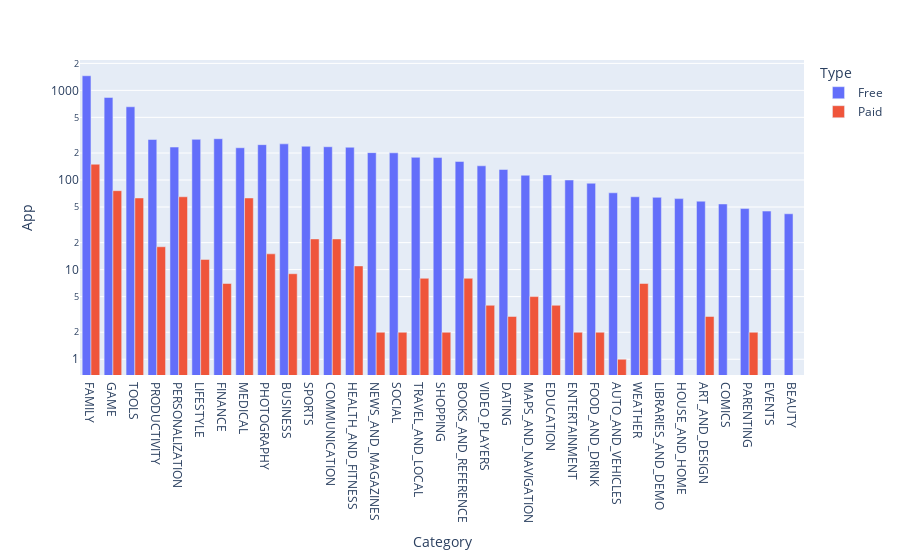

Notebook source saved alongside this figure:
### Markdown cell above
**Challenge**: Use the plotly express bar [chart examples](https://plotly.com/python/bar-charts/#bar-chart-with-sorted-or-ordered-categories) and the [.bar() API reference](https://plotly.com/python-api-reference/generated/plotly.express.bar.html#plotly.express.bar) to create this bar chart: 

<img src=https://imgur.com/LE0XCxA.png>

You'll want to use the `df_free_vs_paid` DataFrame that you created above that has the total number of free and paid apps per category. 

See if you can figure out how to get the look above by changing the `categoryorder` to 'total descending' as outlined in the documentation here [here](https://plotly.com/python/categorical-axes/#automatically-sorting-categories-by-name-or-total-value).

### Code cell
bar_free_paid = px.bar(df_free_paid,
                        x=df_free_paid.Category,
                        y=df_free_paid.App,
                        color=df_free_paid.Type,
                        barmode='group',
                        
                        )
bar_free_paid.update_layout(
    xaxis={'categoryorder':'total descending'},
    yaxis={'type':'log'}
    )
bar_free_paid.show()

### Figure 1 — Plotly figure (JSON) as saved in the notebook; plotly's stock layout.template omitted (floating-point values rounded to 4 significant figures)
{"data": [{"alignmentgroup": "True", "hovertemplate": "Type=Free<br>Category=%{x}<br>App=%{y}<extra></extra>", "legendgroup": "Free", "marker": {"color": "#636efa", "pattern": {"shape": ""}}, "name": "Free", "offsetgroup": "Free", "orientation": "v", "showlegend": true, "textposition": "auto", "type": "bar", "x": ["ART_AND_DESIGN", "GAME", "HEALTH_AND_FITNESS", "HOUSE_AND_HOME", "WEATHER", "LIFESTYLE", "MAPS_AND_NAVIGATION", "MEDICAL", "NEWS_AND_MAGAZINES", "FOOD_AND_DRINK", "PARENTING", "PHOTOGRAPHY", "PRODUCTIVITY", "SHOPPING", "SOCIAL", "SPORTS", "TOOLS", "TRAVEL_AND_LOCAL", "VIDEO_PLAYERS", "PERSONALIZATION", "FINANCE", "LIBRARIES_AND_DEMO", "COMICS", "FAMILY", "EVENTS", "COMMUNICATION", "AUTO_AND_VEHICLES", "ENTERTAINMENT", "EDUCATION", "BUSINESS", "BOOKS_AND_REFERENCE", "BEAUTY", "DATING"], "xaxis": "x", "y": [58, 834, 232, 62, 65, 284, 113, 229, 202, 92, 48, 248, 283, 178, 201, 238, 656, 179, 144, 233, 289, 64, 54, 1456, 45, 235, 72, 100, 114, 253, 161, 42, 131], "yaxis": "y"}, {"alignmentgroup": "True", "hovertemplate": "Type=Paid<br>Category=%{x}<br>App=%{y}<extra></extra>", "legendgroup": "Paid", "marker": {"color": "#EF553B", "pattern": {"shape": ""}}, "name": "Paid", "offsetgroup": "Paid", "orientation": "v", "showlegend": true, "textposition": "auto", "type": "bar", "x": ["PRODUCTIVITY", "BOOKS_AND_REFERENCE", "SHOPPING", "AUTO_AND_VEHICLES", "SPORTS", "TOOLS", "TRAVEL_AND_LOCAL", "ART_AND_DESIGN", "VIDEO_PLAYERS", "SOCIAL", "PHOTOGRAPHY", "FINANCE", "PERSONALIZATION", "FAMILY", "PARENTING", "NEWS_AND_MAGAZINES", "COMMUNICATION", "MEDICAL", "MAPS_AND_NAVIGATION", "DATING", "LIFESTYLE", "EDUCATION", "HEALTH_AND_FITNESS", "ENTERTAINMENT", "GAME", "FOOD_AND_DRINK", "BUSINESS", "WEATHER"], "xaxis": "x", "y": [18, 8, 2, 1, 22, 63, 8, 3, 4, 2, 15, 7, 65, 150, 2, 2, 22, 63, 5, 3, 13, 4, 11, 2, 76, 2, 9, 7], "yaxis": "y"}], "layout": {"barmode": "group", "legend": {"title": {"text": "Type"}, "tracegroupgap": 0}, "margin": {"t": 60}, "xaxis": {"anchor": "y", "categoryorder": "total descending", "domain": [0, 1], "title": {"text": "Category"}}, "yaxis": {"anchor": "x", "domain": [0, 1], "title": {"text": "App"}, "type": "log"}}}
